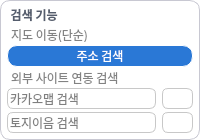
             <widget class="QGroupBox" name="groupBox_5">
              <property name="minimumSize">
               <size>
                <width>0</width>
                <height>0</height>
               </size>
              </property>
              <property name="maximumSize">
               <size>
                <width>16777215</width>
                <height>10000</height>
               </size>
              </property>
              <property name="styleSheet">
               <string notr="true">QGroupBox {
    background-color: rgb(255, 255, 255);
    border: 1px solid rgb(200, 200, 210);
    border-radius: 10px;
    padding: 0px 0px;
}</string>
              </property>
              <property name="title">
               <string/>
              </property>
              <layout class="QGridLayout" name="gridLayout_13">
               <property name="leftMargin">
                <number>6</number>
               </property>
               <property name="topMargin">
                <number>5</number>
               </property>
               <property name="rightMargin">
                <number>6</number>
               </property>
               <property name="bottomMargin">
                <number>6</number>
               </property>
               <property name="spacing">
                <number>3</number>
               </property>
               <item row="6" column="0">
                <widget class="QLineEdit" name="input_search_eum">
                 <property name="sizePolicy">
                  <sizepolicy hsizetype="Fixed" vsizetype="Expanding">
                   <horstretch>0</horstretch>
                   <verstretch>0</verstretch>
                  </sizepolicy>
                 </property>
                 <property name="minimumSize">
                  <size>
                   <width>0</width>
                   <height>0</height>
                  </size>
                 </property>
                 <property name="maximumSize">
                  <size>
                   <width>400</width>
                   <height>16777215</height>
                  </size>
                 </property>
                 <property name="font">
                  <font>
                   <family>Noto Sans KR</family>
                   <weight>50</weight>
                   <bold>false</bold>
                  </font>
                 </property>
                 <property name="styleSheet">
                  <string notr="true">
    background-color: rgb(255, 255, 255);
    border: 1px solid rgb(200, 200, 200);
    border-radius: 6px;</string>
                 </property>
                 <property name="inputMask">
                  <string/>
                 </property>
                 <property name="placeholderText">
                  <string>토지이음 검색</string>
                 </property>
                </widget>
               </item>
               <item row="3" column="0" colspan="3">
                <widget class="QPushButton" name="btn_Simple_search">
                 <property name="sizePolicy">
                  <sizepolicy hsizetype="Expanding" vsizetype="Expanding">
                   <horstretch>0</horstretch>
                   <verstretch>0</verstretch>
                  </sizepolicy>
                 </property>
                 <property name="minimumSize">
                  <size>
                   <width>0</width>
                   <height>0</height>
                  </size>
                 </property>
                 <property name="maximumSize">
                  <size>
                   <width>10000</width>
                   <height>10000</height>
                  </size>
                 </property>
                 <property name="font">
                  <font>
                   <family>Noto Sans KR</family>
                   <weight>50</weight>
                   <bold>false</bold>
                  </font>
                 </property>
                 <property name="styleSheet">
                  <string notr="true">/* 1. 기본 상태 */
QPushButton {
    color: rgb(255, 255, 255);
    background-color:  rgb(42,120,214);
    border: 1px solid rgb(255, 255, 255);
    border-radius: 10px;
    padding: 1px 1px;                    /*여백*/
}

/* 2. 마우스를 올렸을 때 (Hover) */
QPushButton:hover {
    background-color: rgb(109, 167, 242,0.8); /* 원래 색상보다 약간 밝게 */
}

/* 3. 버튼을 클릭했을 때 (Pressed) - 애니메이션 효과 대체 */
QPushButton:pressed {
    background-color: rgb(160, 196, 242);  /* 원래 색상보다 어둡게 해서 눌린 느낌 전달 */
    border: 2px solid rgb(50, 50, 50);  /* 테두리를 두껍게 하거나 선 색상을 어둡게 */
    padding-left: 3px;                    /* 텍스트가 미세하게 움직이는 효과 (선택사항) */
    padding-top: 3px;
}</string>
                 </property>
                 <property name="text">
                  <string>주소 검색</string>
                 </property>
                </widget>
               </item>
               <item row="4" column="0">
                <widget class="QLabel" name="label_14">
                 <property name="maximumSize">
                  <size>
                   <width>16777215</width>
                   <height>15</height>
                  </size>
                 </property>
                 <property name="font">
                  <font>
                   <family>Noto Sans KR</family>
                   <weight>50</weight>
                   <bold>false</bold>
                  </font>
                 </property>
                 <property name="styleSheet">
                  <string notr="true">QLabel {
 
    color:rgb(130, 130, 130);
    padding-left: 1px;
}
</string>
                 </property>
                 <property name="text">
                  <string>외부 사이트 연동 검색</string>
                 </property>
                </widget>
               </item>
               <item row="5" column="0">
                <widget class="QLineEdit" name="input_search_kakao">
                 <property name="sizePolicy">
                  <sizepolicy hsizetype="Expanding" vsizetype="Expanding">
                   <horstretch>0</horstretch>
                   <verstretch>0</verstretch>
                  </sizepolicy>
                 </property>
                 <property name="minimumSize">
                  <size>
                   <width>0</width>
                   <height>0</height>
                  </size>
                 </property>
                 <property name="maximumSize">
                  <size>
                   <width>400</width>
                   <height>16777215</height>
                  </size>
                 </property>
                 <property name="font">
                  <font>
                   <family>Noto Sans KR</family>
                   <weight>50</weight>
                   <bold>false</bold>
                  </font>
                 </property>
                 <property name="styleSheet">
                  <string notr="true">   
    background-color: rgb(255, 255, 255);
    border: 1px solid rgb(200, 200, 200);
    border-radius: 6px;</string>
                 </property>
                 <property name="inputMask">
                  <string/>
                 </property>
                 <property name="text">
                  <string/>
                 </property>
                 <property name="placeholderText">
                  <string>카카오맵 검색</string>
                 </property>
                </widget>
               </item>
               <item row="5" column="2">
                <widget class="QPushButton" name="btn_point_kakao">
                 <property name="sizePolicy">
                  <sizepolicy hsizetype="Fixed" vsizetype="Fixed">
                   <horstretch>0</horstretch>
                   <verstretch>0</verstretch>
                  </sizepolicy>
                 </property>
                 <property name="minimumSize">
                  <size>
                   <width>30</width>
                   <height>0</height>
                  </size>
                 </property>
                 <property name="maximumSize">
                  <size>
                   <width>55</width>
                   <height>10000</height>
                  </size>
                 </property>
                 <property name="font">
                  <font>
                   <family>Noto Sans KR</family>
                   <weight>50</weight>
                   <bold>false</bold>
                  </font>
                 </property>
                 <property name="styleSheet">
                  <string notr="true">/* 1. 기본 상태 */
QPushButton {
    color:rgb(150, 150, 150);
    background-color: rgb(255, 255, 255);
    border: 1px solid rgb(200, 200, 200);
    border-radius: 6px;
}

/* 2. 마우스를 올렸을 때 (Hover) */
QPushButton:hover {
    background-color: rgb(109, 167, 242,0.2); /* 원래 색상보다 약간 밝게 */
}

/* 3. 버튼을 클릭했을 때 (Pressed) - 애니메이션 효과 대체 */
QPushButton:pressed {
    background-color: rgb(160, 196, 242);  /* 원래 색상보다 어둡게 해서 눌린 느낌 전달 */
    border: 2px solid rgb(50, 50, 50);  /* 테두리를 두껍게 하거나 선 색상을 어둡게 */
    padding-left: 3px;                    /* 텍스트가 미세하게 움직이는 효과 (선택사항) */
    padding-top: 3px;
}</string>
                 </property>
                 <property name="text">
                  <string/>
                 </property>
                 <property name="iconSize">
                  <size>
                   <width>16</width>
                   <height>16</height>
                  </size>
                 </property>
                </widget>
               </item>
               <item row="2" column="0" colspan="2">
                <widget class="QLabel" name="label_15">
                 <property name="maximumSize">
                  <size>
                   <width>16777215</width>
                   <height>15</height>
                  </size>
                 </property>
                 <property name="font">
                  <font>
                   <family>Noto Sans KR Medium</family>
                   <weight>50</weight>
                   <bold>false</bold>
                  </font>
                 </property>
                 <property name="styleSheet">
                  <string notr="true">QLabel {
      padding-left: 1px;
    color:rgb(130, 130, 130);

}
</string>
                 </property>
                 <property name="text">
                  <string>지도 이동(단순)</string>
                 </property>
                </widget>
               </item>
               <item row="6" column="2">
                <widget class="QPushButton" name="btn_point_eum">
                 <property name="sizePolicy">
                  <sizepolicy hsizetype="Fixed" vsizetype="Fixed">
                   <horstretch>0</horstretch>
                   <verstretch>0</verstretch>
                  </sizepolicy>
                 </property>
                 <property name="minimumSize">
                  <size>
                   <width>30</width>
                   <height>0</height>
                  </size>
                 </property>
                 <property name="maximumSize">
                  <size>
                   <width>55</width>
                   <height>10000</height>
                  </size>
                 </property>
                 <property name="font">
                  <font>
                   <family>Noto Sans KR</family>
                   <weight>50</weight>
                   <bold>false</bold>
                  </font>
                 </property>
                 <property name="styleSheet">
                  <string notr="true">/* 1. 기본 상태 */
QPushButton {
    color:rgb(150, 150, 150);
    background-color: rgb(255, 255, 255);
    border: 1px solid rgb(200, 200, 200);
    border-radius: 6px;
}

/* 2. 마우스를 올렸을 때 (Hover) */
QPushButton:hover {
    background-color: rgb(109, 167, 242,0.2); /* 원래 색상보다 약간 밝게 */
}

/* 3. 버튼을 클릭했을 때 (Pressed) - 애니메이션 효과 대체 */
QPushButton:pressed {
    background-color: rgb(160, 196, 242);  /* 원래 색상보다 어둡게 해서 눌린 느낌 전달 */
    border: 2px solid rgb(50, 50, 50);  /* 테두리를 두껍게 하거나 선 색상을 어둡게 */
    padding-left: 3px;                    /* 텍스트가 미세하게 움직이는 효과 (선택사항) */
    padding-top: 3px;
}</string>
                 </property>
                 <property name="text">
                  <string/>
                 </property>
                 <property name="iconSize">
                  <size>
                   <width>16</width>
                   <height>16</height>
                  </size>
                 </property>
                </widget>
               </item>
               <item row="1" column="0" colspan="3">
                <widget class="QGroupBox" name="groupBox_9">
                 <property name="sizePolicy">
                  <sizepolicy hsizetype="Expanding" vsizetype="Expanding">
                   <horstretch>0</horstretch>
                   <verstretch>0</verstretch>
                  </sizepolicy>
                 </property>
                 <property name="minimumSize">
                  <size>
                   <width>0</width>
                   <height>0</height>
                  </size>
                 </property>
                 <property name="maximumSize">
                  <size>
                   <width>1000</width>
                   <height>1000</height>
                  </size>
                 </property>
                 <property name="styleSheet">
                  <string notr="true">QGroupBox {
    background-color: rgb(255, 255, 255);
    border: 1px solid rgb(255, 255, 255);
    border-radius: 10px;
    padding: 0px 0px;
}</string>
                 </property>
                 <property name="title">
                  <string/>
                 </property>
                 <layout class="QHBoxLayout" name="horizontalLayout_3">
                  <property name="leftMargin">
                   <number>0</number>
                  </property>
                  <property name="topMargin">
                   <number>0</number>
                  </property>
                  <property name="rightMargin">
                   <number>0</number>
                  </property>
                  <property name="bottomMargin">
                   <number>0</number>
                  </property>
                  <item>
                   <widget class="QLabel" name="label_13">
                    <property name="minimumSize">
                     <size>
                      <width>10</width>
                      <height>0</height>
                     </size>
                    </property>
                    <property name="maximumSize">
                     <size>
                      <width>16777215</width>
                      <height>15</height>
                     </size>
                    </property>
                    <property name="font">
                     <font>
                      <family>Noto Sans KR</family>
                      <weight>75</weight>
                      <bold>true</bold>
                     </font>
                    </property>
                    <property name="styleSheet">
                     <string notr="true">QLabel {
    font-weight: bold;
    color: rgb(85, 93, 109);

}
</string>
                    </property>
                    <property name="text">
                     <string> 검색 기능</string>
                    </property>
                   </widget>
                  </item>
                  <item>
                   <widget class="QLabel" name="eum_kakao_status">
                    <property name="sizePolicy">
                     <sizepolicy hsizetype="Expanding" vsizetype="Expanding">
                      <horstretch>0</horstretch>
                      <verstretch>0</verstretch>
                     </sizepolicy>
                    </property>
                    <property name="minimumSize">
                     <size>
                      <width>0</width>
                      <height>0</height>
                     </size>
                    </property>
                    <property name="font">
                     <font>
                      <family>Noto Sans KR Medium</family>
                      <weight>50</weight>
                      <bold>false</bold>
                     </font>
                    </property>
                    <property name="text">
                     <string/>
                    </property>
                    <property name="alignment">
                     <set>Qt::AlignRight|Qt::AlignTrailing|Qt::AlignVCenter</set>
                    </property>
                   </widget>
                  </item>
                 </layout>
                </widget>
               </item>
              </layout>
             </widget>
